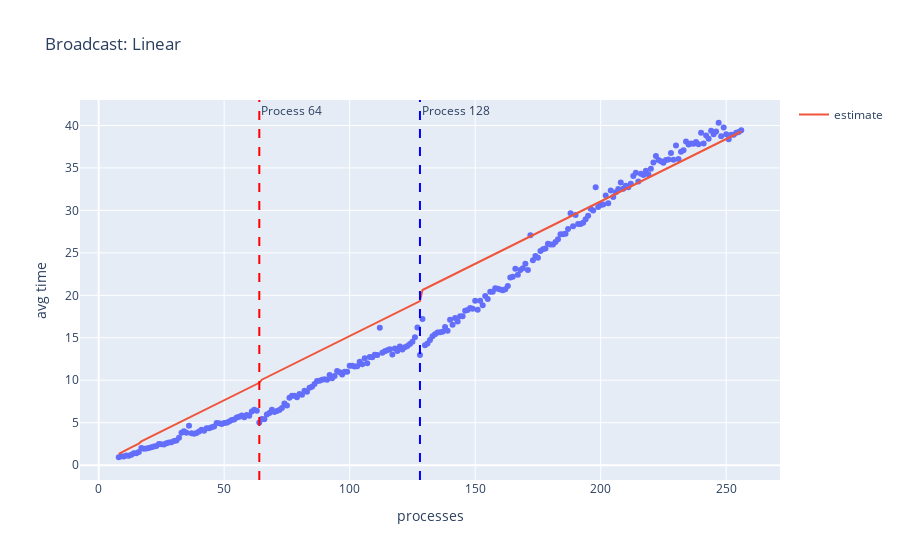

Notebook source saved alongside this figure:
### Markdown cell above
### Model and estimation

### Code cell
import plotly.graph_objects as go
import plotly.express as px

fig = px.scatter(linear_bc, x='processes', y='avg time', title="Broadcast: Linear")

t = go.Line(x=linear_bc["processes"], y=linear_bc['new estimate'], name="estimate")
fig.add_trace(t)

fig.add_vline(x=64, line_dash="dash", line_color="red", annotation_text="Process 64")
fig.add_vline(x=128, line_dash="dash", line_color="blue", annotation_text="Process 128")
fig

### Figure 1 — Plotly figure (JSON) as saved in the notebook; plotly's stock layout.template omitted (floating-point values rounded to 4 significant figures; data arrays with more than 128 entries replaced by an {"elided": "..."} marker saying what was removed)
{"data": [{"hovertemplate": "processes=%{x}<br>avg time=%{y}<extra></extra>", "legendgroup": "", "marker": {"color": "#636efa", "symbol": "circle"}, "mode": "markers", "name": "", "orientation": "v", "showlegend": false, "type": "scatter", "x": {"elided": "249 int values"}, "xaxis": "x", "y": {"elided": "249 float values"}, "yaxis": "y"}, {"name": "estimate", "type": "scatter", "x": {"elided": "249 int values"}, "y": {"elided": "249 float values"}}], "layout": {"annotations": [{"showarrow": false, "text": "Process 64", "x": 64, "xanchor": "left", "xref": "x", "y": 1, "yanchor": "top", "yref": "y domain"}, {"showarrow": false, "text": "Process 128", "x": 128, "xanchor": "left", "xref": "x", "y": 1, "yanchor": "top", "yref": "y domain"}], "legend": {"tracegroupgap": 0}, "shapes": [{"line": {"color": "red", "dash": "dash"}, "type": "line", "x0": 64, "x1": 64, "xref": "x", "y0": 0, "y1": 1, "yref": "y domain"}, {"line": {"color": "blue", "dash": "dash"}, "type": "line", "x0": 128, "x1": 128, "xref": "x", "y0": 0, "y1": 1, "yref": "y domain"}], "title": {"text": "Broadcast: Linear"}, "xaxis": {"anchor": "y", "domain": [0, 1], "title": {"text": "processes"}}, "yaxis": {"anchor": "x", "domain": [0, 1], "title": {"text": "avg time"}}}}
